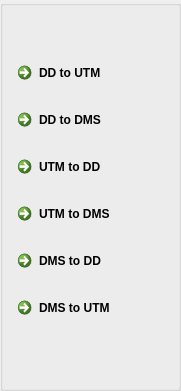
  <widget class="QGroupBox" name="groupBox">
   <property name="geometry">
    <rect>
     <x>-11</x>
     <y>-30</y>
     <width>181</width>
     <height>391</height>
    </rect>
   </property>
   <property name="title">
    <string/>
   </property>
   <widget class="QCommandLinkButton" name="commandLinkButton">
    <property name="geometry">
     <rect>
      <x>10</x>
      <y>55</y>
      <width>171</width>
      <height>41</height>
     </rect>
    </property>
    <property name="text">
     <string>DD to UTM</string>
    </property>
   </widget>
   <widget class="QCommandLinkButton" name="commandLinkButton_2">
    <property name="geometry">
     <rect>
      <x>10</x>
      <y>102</y>
      <width>171</width>
      <height>41</height>
     </rect>
    </property>
    <property name="text">
     <string>DD to DMS</string>
    </property>
   </widget>
   <widget class="QCommandLinkButton" name="commandLinkButton_3">
    <property name="geometry">
     <rect>
      <x>10</x>
      <y>149</y>
      <width>171</width>
      <height>41</height>
     </rect>
    </property>
    <property name="text">
     <string>UTM to DD</string>
    </property>
   </widget>
   <widget class="QCommandLinkButton" name="commandLinkButton_4">
    <property name="geometry">
     <rect>
      <x>10</x>
      <y>196</y>
      <width>171</width>
      <height>41</height>
     </rect>
    </property>
    <property name="text">
     <string>UTM to DMS</string>
    </property>
   </widget>
   <widget class="QCommandLinkButton" name="commandLinkButton_5">
    <property name="geometry">
     <rect>
      <x>10</x>
      <y>243</y>
      <width>171</width>
      <height>41</height>
     </rect>
    </property>
    <property name="text">
     <string>DMS to DD</string>
    </property>
   </widget>
   <widget class="QCommandLinkButton" name="commandLinkButton_6">
    <property name="geometry">
     <rect>
      <x>10</x>
      <y>290</y>
      <width>171</width>
      <height>41</height>
     </rect>
    </property>
    <property name="text">
     <string>DMS to UTM</string>
    </property>
   </widget>
  </widget>
